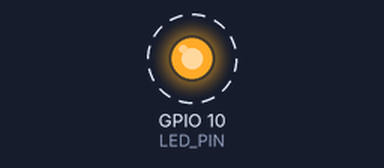
Bench run of a sketch on a simulated Seeed XIAO ESP32-C3. Parts: output pins drawn as LEDs (lit = HIGH). Dashed ring = blinking. What the sketch prints to the serial monitor is not drawn.

Above: at 1.2 s.
Timing chart, 0 to 4.0 s (numbered marks = the images above):
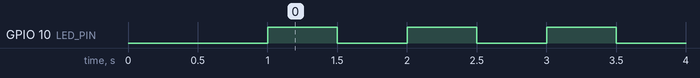

The sketch:

graphicstest.ino
```cpp
  // XIAO ESP32-C3 板载测试
  // 不需要接任何外设

  #define LED_PIN D10  // XIAO ESP32-C3 板载 LED

  void setup() {
    Serial.begin(115200);
    delay(1000);
    Serial.println("XIAO ESP32-C3 is alive!");
    Serial.println("LED will blink every 500ms");
    pinMode(LED_PIN, OUTPUT);
  }

  void loop() {
    digitalWrite(LED_PIN, HIGH);
    Serial.println("LED ON");
    delay(500);
    digitalWrite(LED_PIN, LOW);
    Serial.println("LED OFF");
    delay(500);
  }
```

Measured:
- by itself, GPIO 10 (LED_PIN): alternates HIGH for 0.50 s and LOW for 0.50 s
